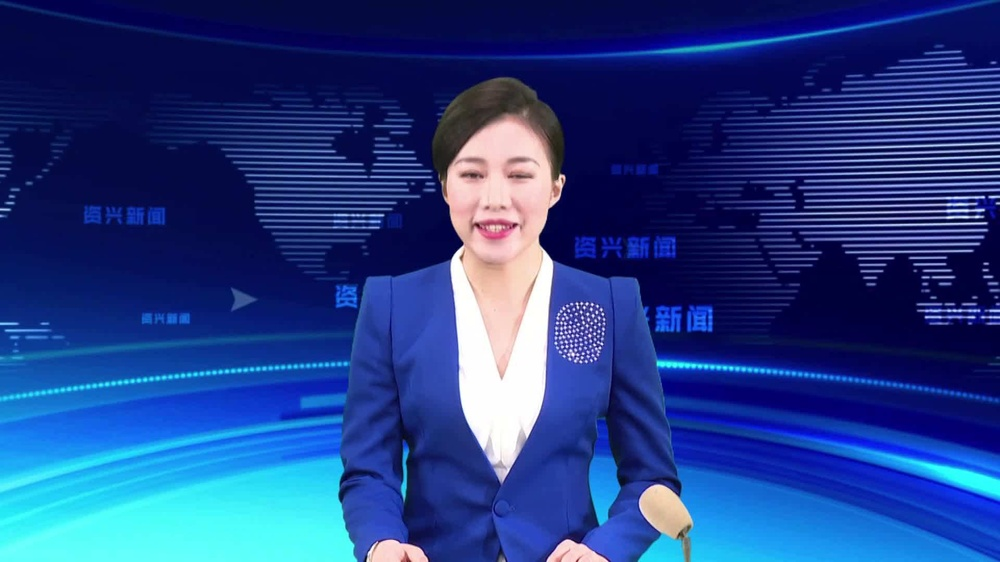
//> input picture resource/ren.jpg, 1000 x 562 px, shrunk from 1920 x 1080 before the run
$ ./threshold_accumulate out.png   (built with g++ and OpenCV 4)
//> lines starting //> are read from the running program, lines starting //| are printed output that depends on the picture
//> further down, src is the input picture: 562 rows x 1000 cols, CV_8UC3; mean B, G, R 134.3, 63.1, 34.5
//
//  threshold_accumulate.cpp
//  ex_threshold_accumulate
//
//  Created by 吴炎强 on 2020/7/9.
//  Copyright © 2020 johnwu. All rights reserved.
//

#include <opencv2/opencv.hpp>
#include <iostream>

using namespace std;

void sum_rgb( const cv::Mat& src, cv::Mat& dst ) {

    // Split image onto the color planes.
    //
    vector<cv::Mat> planes;
    cv::split(src, planes);
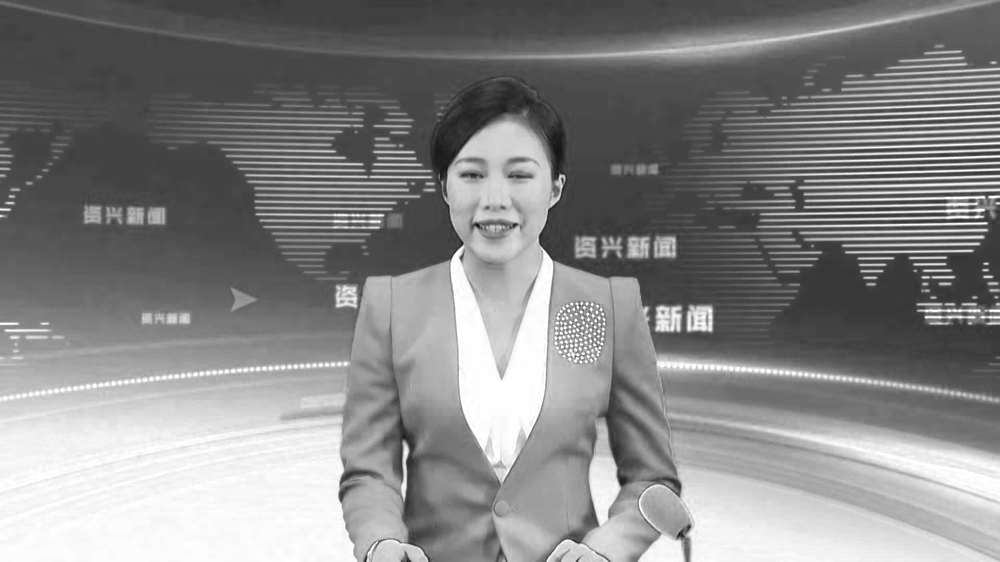
//> planes[0]: 562 rows x 1000 cols, CV_8UC1; min 10, max 255, mean 134.3
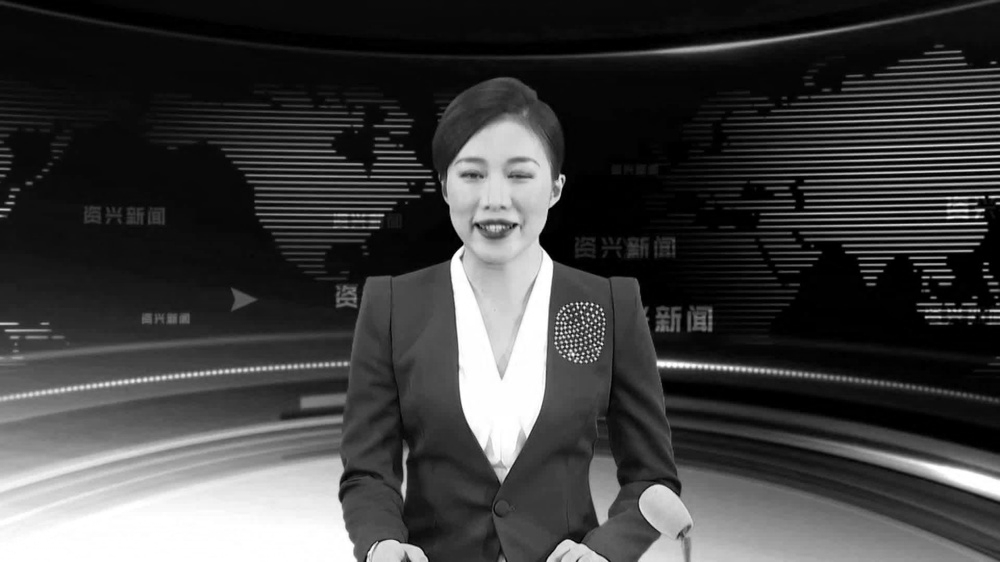
//> planes[1]: 562 rows x 1000 cols, CV_8UC1; min 0, max 255, mean 63.1
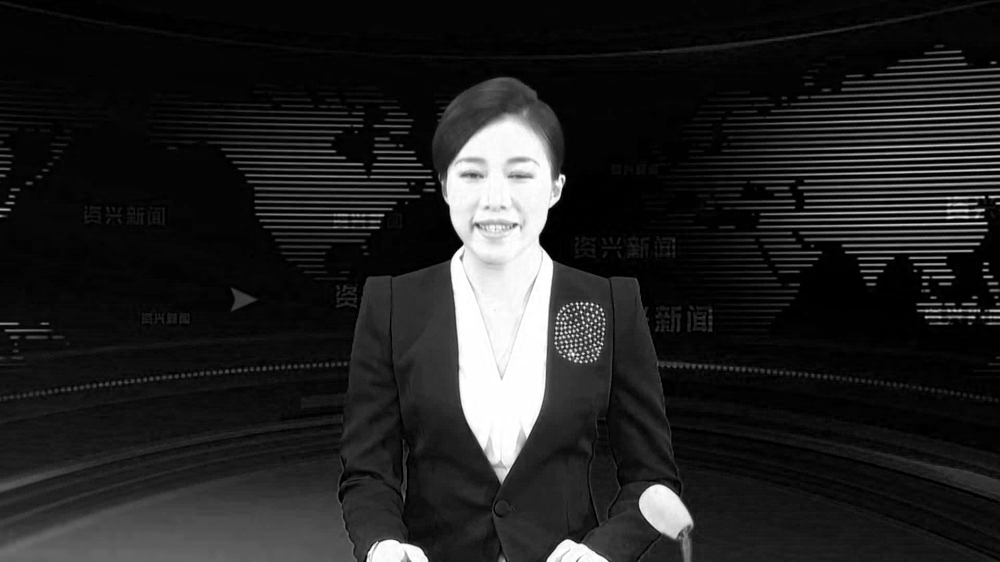
//> planes[2]: 562 rows x 1000 cols, CV_8UC1; min 0, max 255, mean 34.5
    cv::Mat b = planes[0], g = planes[1], r = planes[2];

    // Accumulate separate planes, combine and threshold.
    //
    cv::Mat s = cv::Mat::zeros(b.size(), CV_32F);
    cv::accumulate(b, s);
    cv::accumulate(g, s);
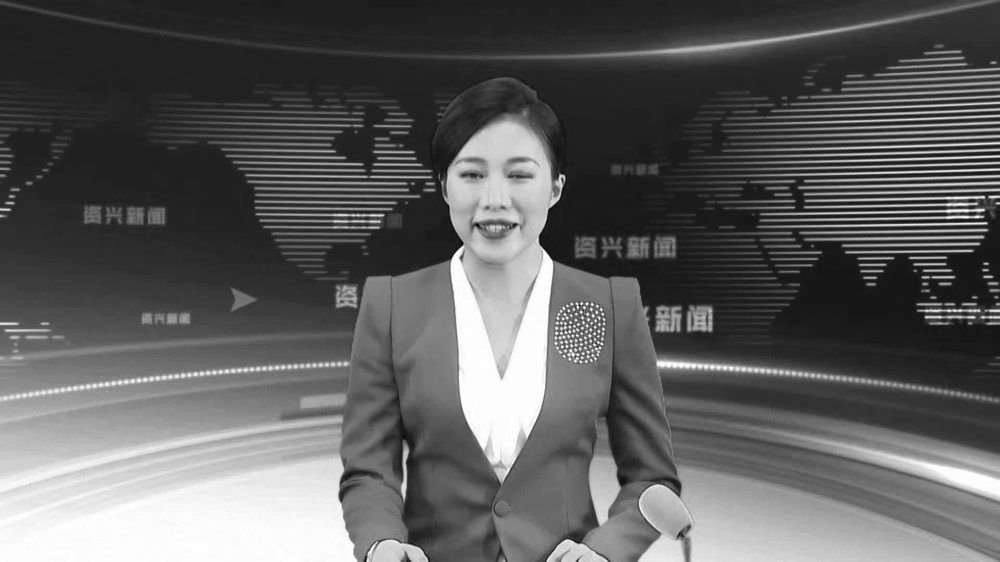
//> s: 562 rows x 1000 cols, CV_32FC1; min 12, max 510, mean 197.4; drawn with min black and max white
    cv::accumulate(r, s);
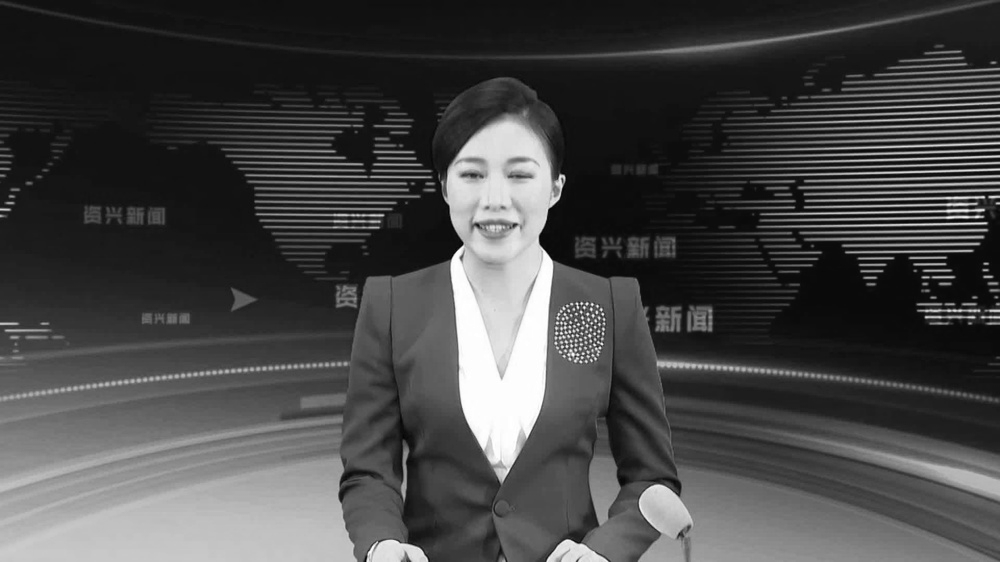
//> s: 562 rows x 1000 cols, CV_32FC1; min 27, max 765, mean 231.9; drawn with min black and max white

    // Truncate values above 100 and rescale into dst.
    //
    cv::threshold( s, s, 100, 100, cv::THRESH_TRUNC );
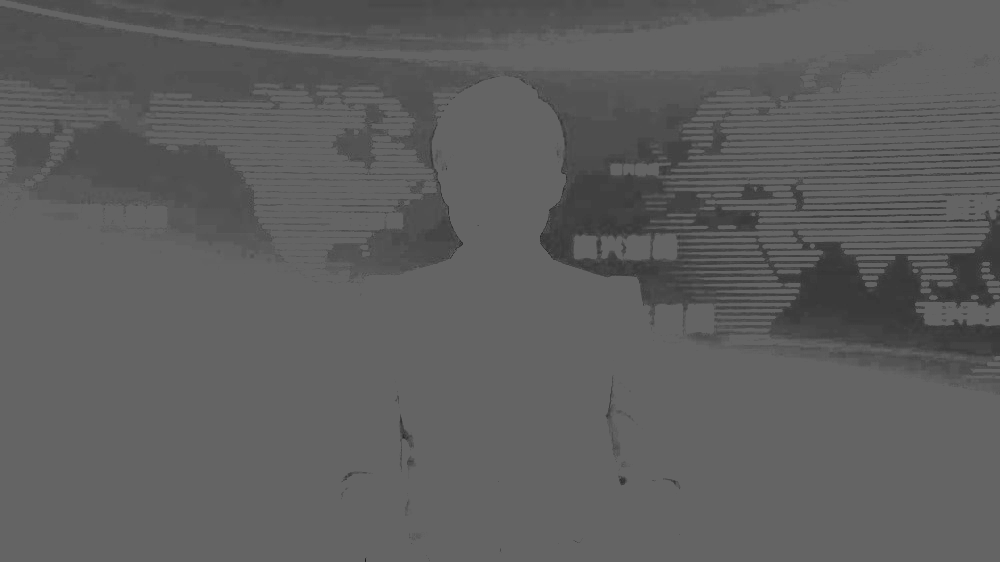
//> s: 562 rows x 1000 cols, CV_32FC1; min 27, max 100, mean 93.7
    s.convertTo(dst, b.type());
}


int main(int argc, char** argv) {

    // Load the image from the given file name.
    string path = "/Users/wuyanqiang/Documents/opencv/TestOpenCV/resource/ren.jpg";
    cv::Mat src = cv::imread( path ), dst;
    sum_rgb( src, dst);

    // Create a named window with the name of the file and
    // show the image in the window
    //
    cv::imshow( argv[1], dst );

    // Idle until the user hits any key.
    //
    cv::waitKey(0);
    return 0;
}

$ run again, with resource/BlueCup.jpg copied over resource/ren.jpg
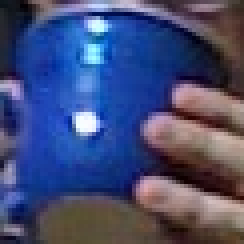
//> input picture resource/BlueCup.jpg, 61 x 61 px (shown 4 times larger)
//> src is the input picture: 61 rows x 61 cols, CV_8UC3; mean B, G, R 117.6, 76.4, 68
//> in sum_rgb, `cv::split(src, planes);`:
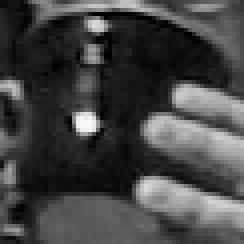
//> planes[2]: 61 rows x 61 cols, CV_8UC1 (shown 4 times larger); min 0, max 250, mean 68
//> in sum_rgb, `cv::threshold( s, s, 100, 100, cv::THRESH_TRUNC );`:
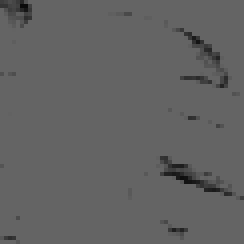
//> s: 61 rows x 61 cols, CV_32FC1 (shown 4 times larger); min 10, max 100, mean 97.9

$ run again, with resource/HandIndoorColor.jpg copied over resource/ren.jpg
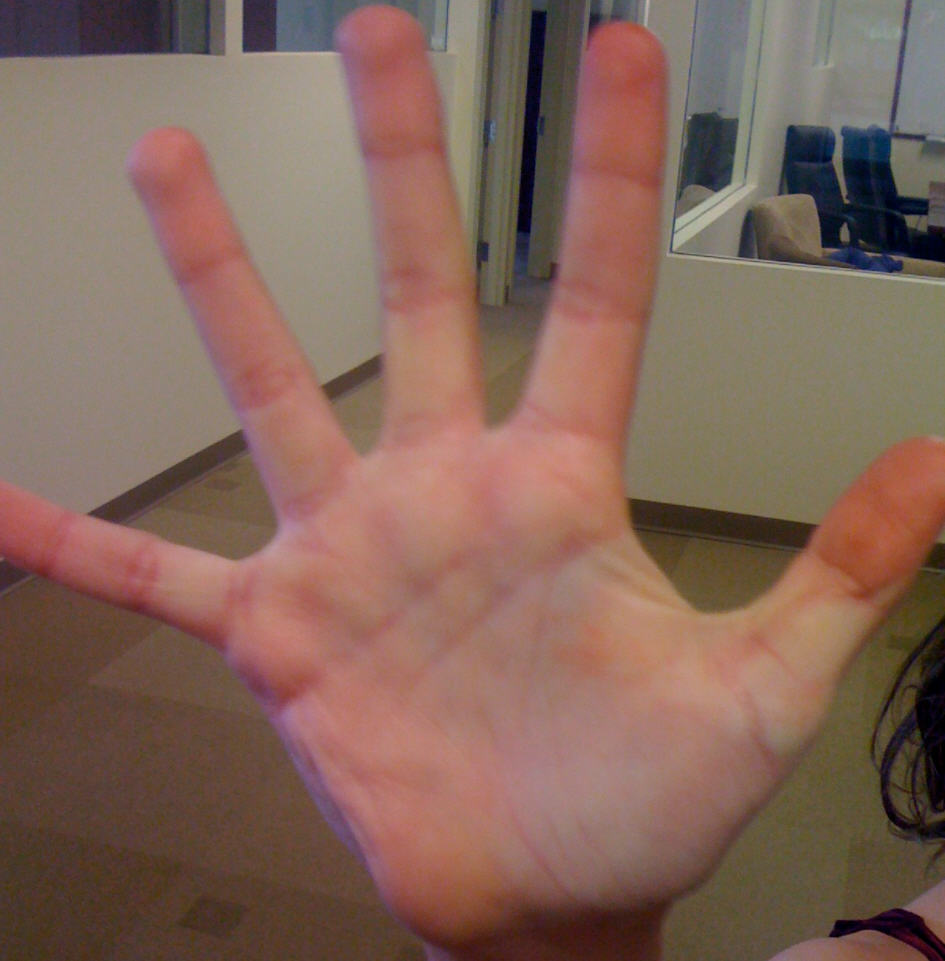
//> input picture resource/HandIndoorColor.jpg, 945 x 961 px
//> src is the input picture: 961 rows x 945 cols, CV_8UC3; mean B, G, R 89.5, 101.6, 131.2
//> in sum_rgb, `cv::split(src, planes);`:
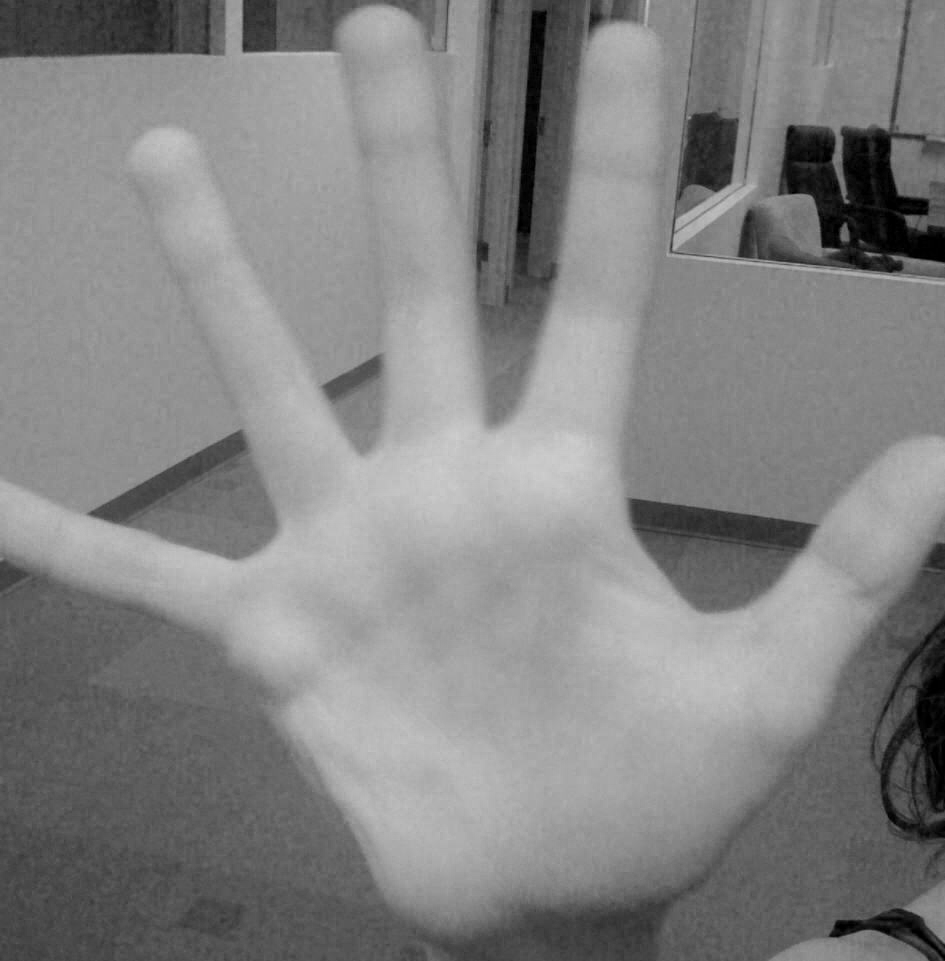
//> planes[2]: 961 rows x 945 cols, CV_8UC1; min 0, max 207, mean 131.2
//> in sum_rgb, `cv::threshold( s, s, 100, 100, cv::THRESH_TRUNC );`:
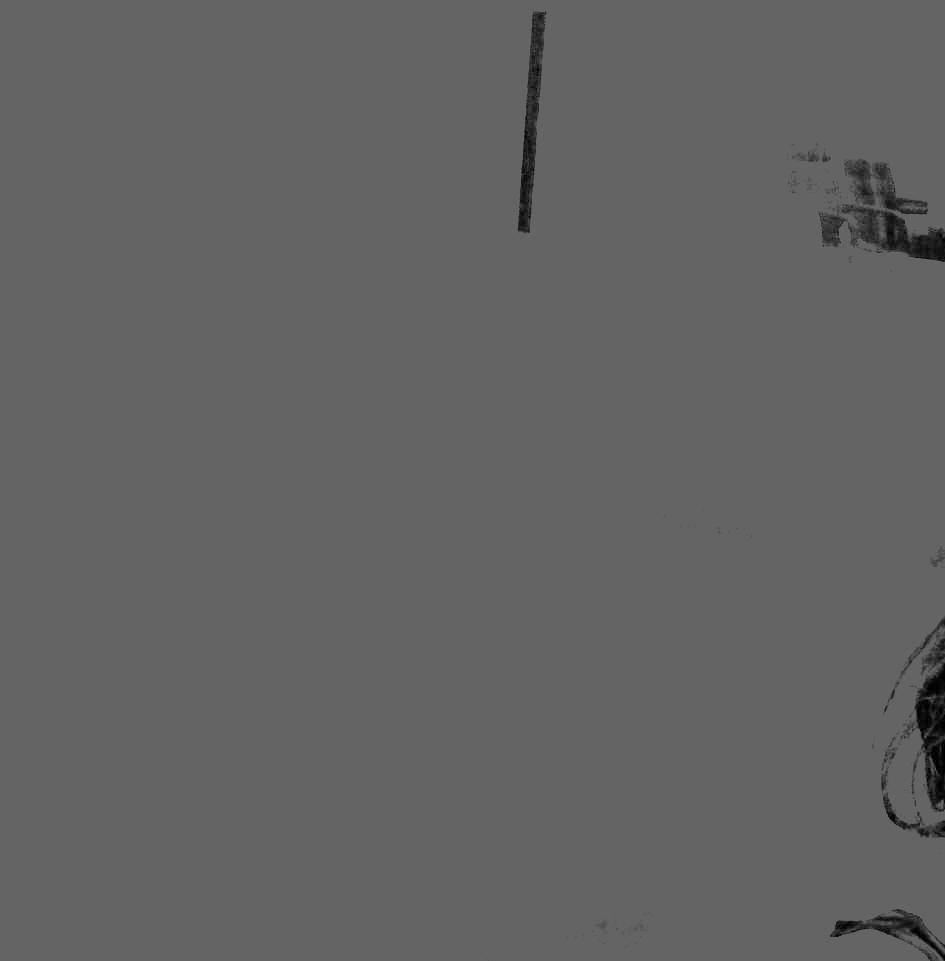
//> s: 961 rows x 945 cols, CV_32FC1; min 0, max 100, mean 99

$ run again, with resource/HandOutdoorColor.jpg copied over resource/ren.jpg
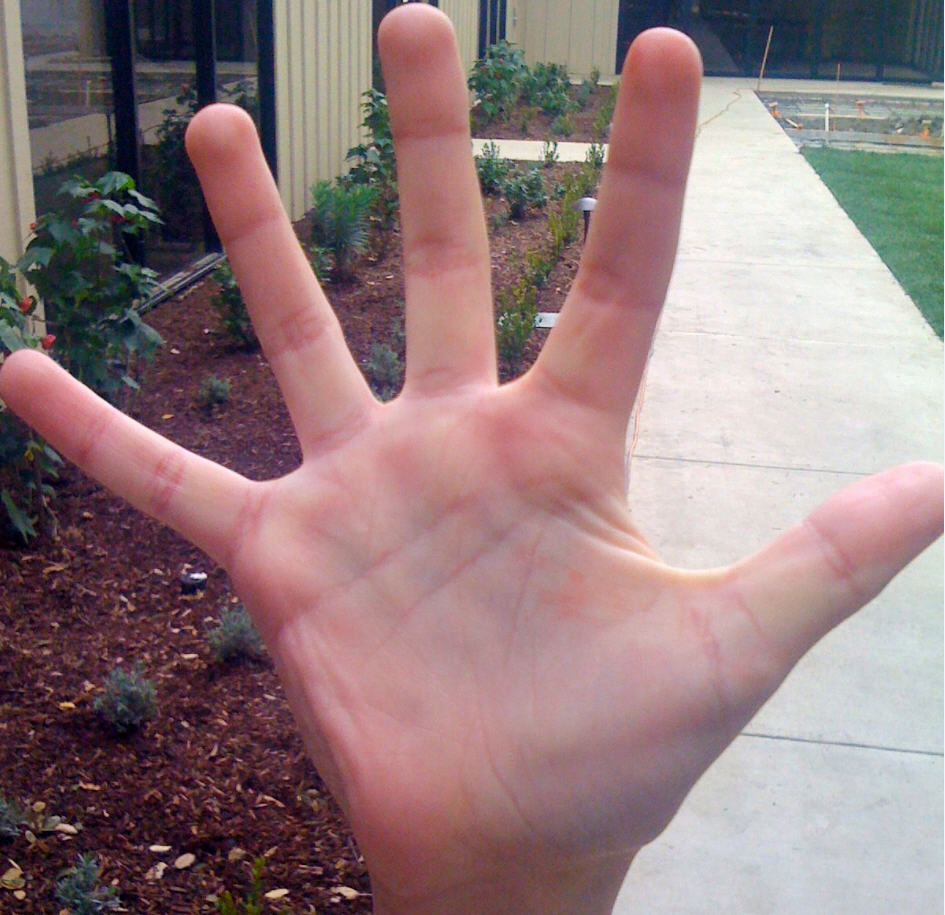
//> input picture resource/HandOutdoorColor.jpg, 945 x 915 px
//> src is the input picture: 915 rows x 945 cols, CV_8UC3; mean B, G, R 125.6, 123.8, 146.8
//> in sum_rgb, `cv::split(src, planes);`:
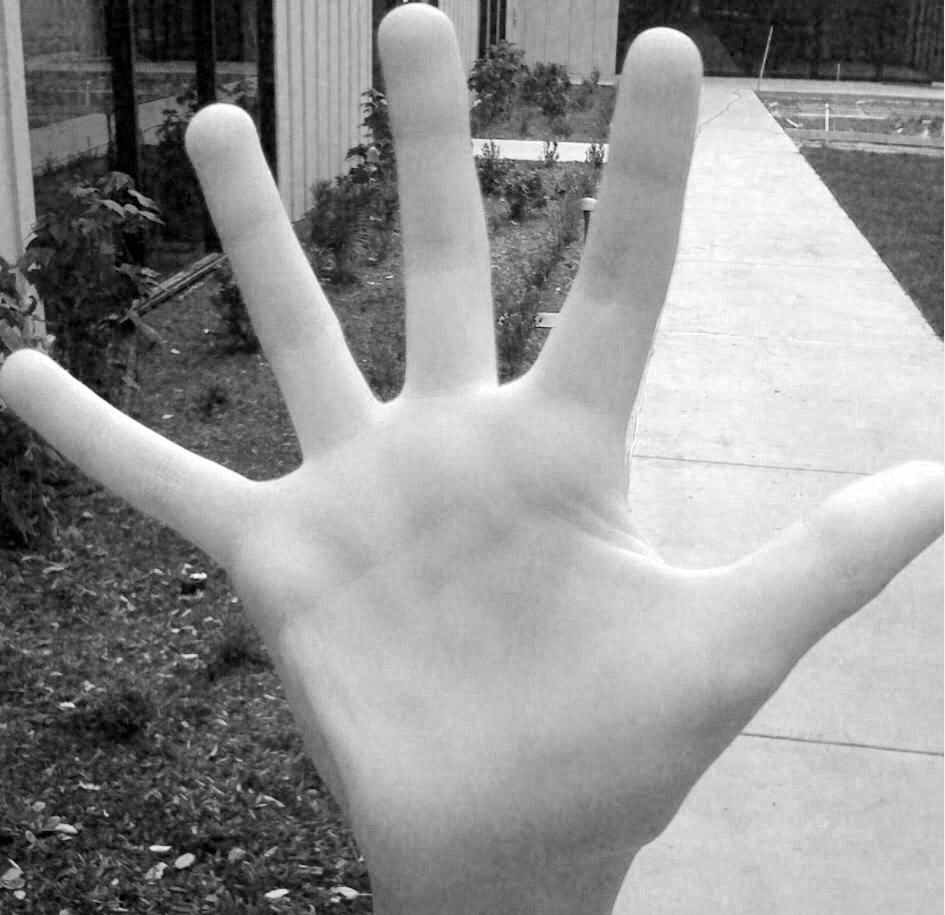
//> planes[2]: 915 rows x 945 cols, CV_8UC1; min 0, max 255, mean 146.8
//> in sum_rgb, `cv::threshold( s, s, 100, 100, cv::THRESH_TRUNC );`:
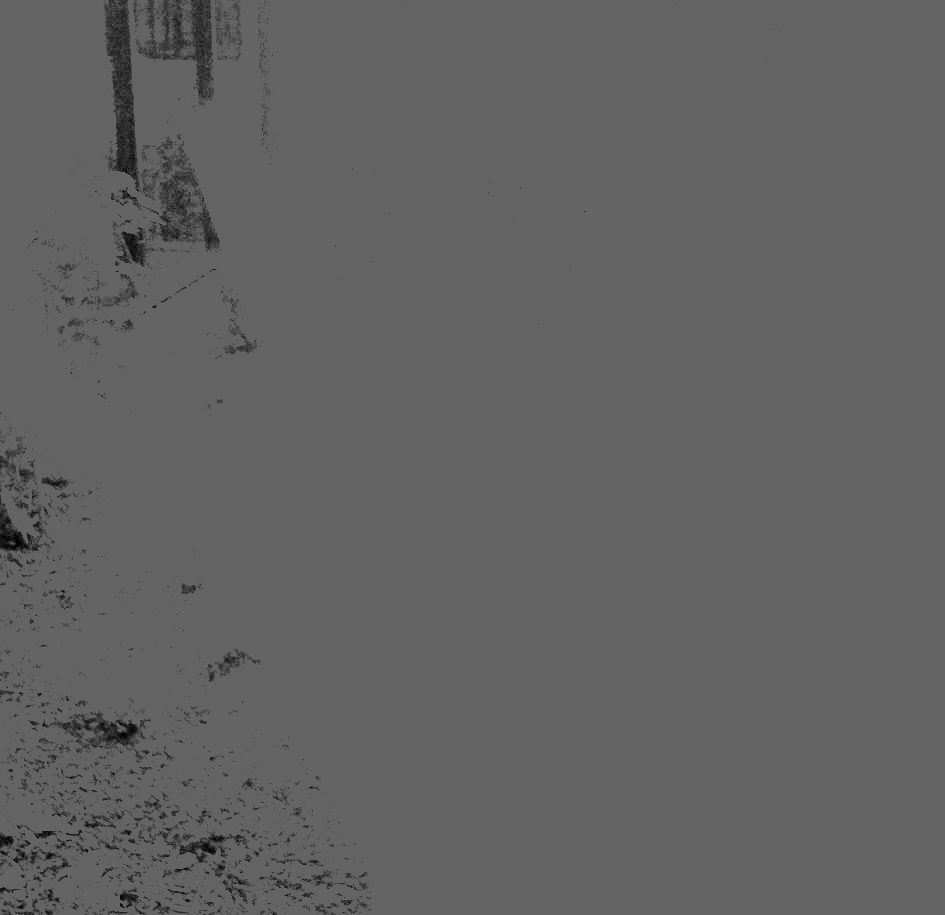
//> s: 915 rows x 945 cols, CV_32FC1; min 1, max 100, mean 98.4
